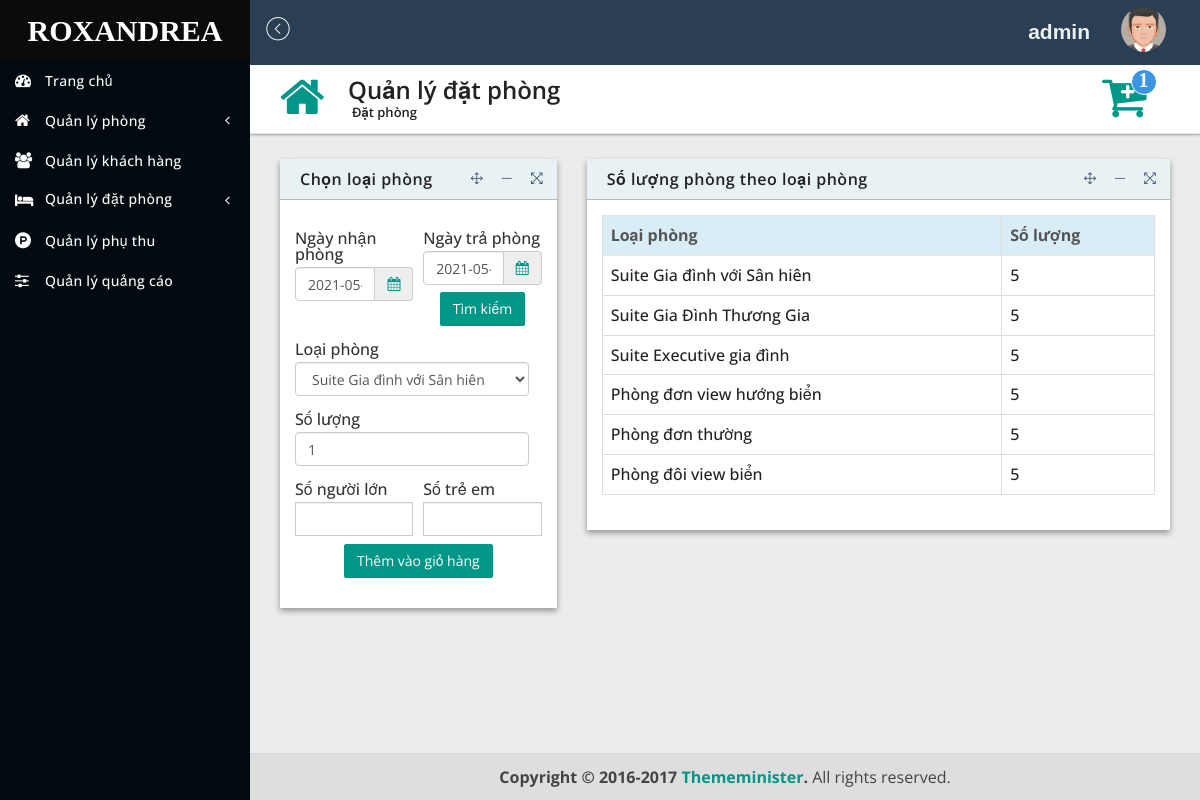
The page /?mod=book_room (signed in) on the database its author committed.
### tables this page shows
CREATE TABLE `roomtype` (
  `id` int(11) NOT NULL,
  `name` varchar(255) NOT NULL,
  `price` float NOT NULL,
  `image` varchar(255) NOT NULL,
  `price_sale` float NOT NULL,
  `date_in` date NOT NULL,
  `date_out` date NOT NULL
);

### libraries/database.php (called while the page is built, shortened)
<?php
function db_query($query_string) {
    global $conn;
    $result = mysqli_query($conn, $query_string);
    return $result;
}
function db_fetch_row($query_string) {
    $mysqli_result = db_query($query_string);
    $result = mysqli_fetch_assoc($mysqli_result);
    return $result;
}
function db_fetch_array($query_string) {
    $result = array();
    $mysqli_result = db_query($query_string);
    while ($row = mysqli_fetch_assoc($mysqli_result)) {
        $result[] = $row;
    }
    return $result;
}

### modules/book_room/models/indexModel.php (called while the page is built, shortened)
<?php
function get_list_room_type() {
    $result = db_fetch_array("SELECT roomtype.id,roomtype.name,COUNT(room.id)as count_room FROM `room`,`roomtype` WHERE room.typeCode=roomtype.id and state='0' GROUP BY room.typeCode");
    return $result;
}
function get_number_room_cart() {
    $result = db_fetch_row("SELECT SUM(`number_room`) AS sum_number_room FROM cart");
    return $result;
}
function check_date_now($datenow) {
    $result = db_fetch_array("SELECT Roomtype.id,Roomtype.name,(IFNULL(Roomtype.number_room-Detailbook.number_room,Roomtype.number_room)) AS number
FROM (SELECT room_type_id,SUM(number_room) AS number_room
	FROM `detailbook`
	WHERE detailbook.check_in <='{$datenow}' AND '{$datenow}' <= detailbook.check_out
    GROUP BY room_type_id) AS Detailbook RIGHT JOIN (SELECT roomtype.id,roomtype.name,COUNT(room.id) as number_room
            FROM `room`,`roomtype`
            WHERE room.typeCode=roomtype.id
            GROUP BY typeCode) AS Roomtype ON Detailbook.room_type_id=Roomtype.id");
    return $result;
}

### modules/book_room/controllers/indexController.php (called while the page is built, shortened)
<?php
function indexAction() {
    $get_list_room_type = get_list_room_type();
    $data['get_list_room_type'] = $get_list_room_type;
    if (empty(get_number_room_cart())) {
        $get_number_room_cart = 0;
    } else {
        $get_number_room_cart = get_number_room_cart();
    }
    $data['get_number_room_cart'] = $get_number_room_cart;
    $check_in_now = check_date_now(date("Y-m-d"));
    $data['check_in_now'] = $check_in_now;
    load_view('index', $data);
}

### core/appload.php (called while the page is built, shortened)
<?php
require CONFIGPATH . DIRECTORY_SEPARATOR . 'database.php';
require LIBPATH . DIRECTORY_SEPARATOR . 'database.php';
require COREPATH . DIRECTORY_SEPARATOR . 'base.php';
require COREPATH . DIRECTORY_SEPARATOR . 'router.php';

### index.php (called while the page is built, shortened)
<?php
require COREPATH.DIRECTORY_SEPARATOR.'appload.php';

### modules/book_room/views/indexView.php (the view, shortened to what this page needs)
<div class="content-wrapper">
    <section class="content-header clearfix">
        <div class="fl-left">
            <div class="header-icon">
                <i class="fa fa-home"></i>
            </div>
            <div class="header-title">
                <h1>Quản lý đặt phòng</h1>
                <small>Đặt phòng</small>
            </div>
        </div>
        <div class="fl-right cart-icon">
            <a href="?mod=book_room&action=cart" title="" id="btn-cart">
                <span class="hvr-buzz-out fa fa-cart-plus">
                    <span class="label label-primary num-order-cart"><?php
                        if (empty($get_number_room_cart['sum_number_room'])) {
                            echo 0;
                        }echo $get_number_room_cart['sum_number_room'];
                        ?></span>
                </span>
            </a>
        </div>
    </section>
    <section class="content">
        <div class="row">
            <div class="col-sm-4">
                <div class="panel lobidisable panel-bd">
                    <div class="panel-heading">
                        <div class="panel-title">
                            <h4>Chọn loại phòng</h4>
                        </div>
                    </div>
                    <div class="panel-body">
                        <form method="POST">
                            <div class="form-group">
                                <div class="form-group">
                                    <div class="field-wl">
                                        <label class="lbl-book">Ngày nhận phòng</label>
                                        <div class=" input-group date form_date">
                                            <input type="text" id='received-date' name="checkin_BookRoom"  class="form-control years" value="<?php if(isset($_POST['btn-search-roomtype'])){echo $_POST['checkin_BookRoom'];}else{echo date("Y-m-d");} ?>" /><span class="input-group-addon"><a><i class="fa fa-calendar"></i></a></span>
                                        </div>
                                    </div>
                                </div>
                                <div class="form-group">
                                    <div class="field-wr">
                                        <label class="lbl-book">Ngày trả phòng</label>
                                        <div class=" input-group date form_date">
                                            <input type="text" id='pay-date' name="checkout_BookRoom" class="form-control years" value="<?php if(isset($_POST['btn-search-roomtype'])){echo $_POST['checkout_BookRoom'];}else{echo date("Y-m-d");} ?>"/><span class="input-group-addon"><a><i class="fa fa-calendar"></i></a></span>
                                        </div>
                                    </div>
                                </div>
                                <div class="form-group text-center">
                                    <input type="submit" name="btn-search-roomtype" class="btn btn-add" value="Tìm kiếm"/>
                                </div>
                                <label class="lbl-book">Loại phòng</label>
                                <select class="form-control" name="roomType" id="roomType_select">
                                    <?php
                                    foreach ($get_list_room_type as $room_type) {
                                        ?>
                                        <option value="<?php echo $room_type['id']; ?>" count_room="<?php echo $room_type['count_room']; ?>"><?php echo $room_type['name']; ?></option>
                                        <?php
                                    }
                                    ?>
                                </select>
                            </div>
                            <div class="form-group">
                                <label class="lbl-book">Số lượng</label>
                                <input type="number" name="count_room" min="1" max="" value="1" class="form-control">
                            </div>
                            <div class="form-group">
                                <div class="field-wl">
                                    <label class="lbl-book">Số người lớn</label>
                                    <div class=" input-group date form_date">
                                        <input type="number"name="adults_BookRoom"  class="form-control" />
                                    </div>
                                </div>
                            </div>
                            <div class="form-group">
                                <div class="field-wr">
                                    <label class="lbl-book">Số trẻ em</label>
                                    <div class=" input-group date form_date">
                                        <input type="number" name="childrens_BookRoom" class="form-control"/>
                                    </div>
                                </div>
                            </div>
                            <div class="form-group text-center">
                                <input type="submit" name="btn-add-roomtype-cart" class="btn btn-add" value="Thêm vào giỏ hàng"/>
                            </div>
                        </form>
                    </div>
                </div>
            </div>
            <div class="col-sm-8">
                <div class="panel lobidisable panel-bd">
                    <div class="panel-heading">
                        <div class="panel-title">
                            <h4>Số lượng phòng theo loại phòng</h4>
                        </div>
                    </div>
                    <div class="panel-body">
                        <div class="table-responsive">
                            <table class="table table-bordered table-hover">
                                <thead>
                                    <tr class="info">
                                        <th>Loại phòng</th>
                                        <th>Số lượng</th>
                                    </tr>
                                </thead>
                                <tbody>
                                    <?php
                                    if (!isset($_POST['btn-search-roomtype'])) {
                                        foreach ($check_in_now as $room_type) {
                                            ?>
                                            <tr>
                                                <td><?php echo $room_type['name']; ?></td>
                                                <td><?php echo $room_type['number']; ?></td>
                                            </tr>
                                            <?php
                                        }
                                    }
                                    ?>
                                </tbody>
                            </table>
                        </div>
                    </div>
                </div>
            </div>
        </div>
    </section>
</div>

### core/base.php (shortened to what this page needs)
<?php
function get_module() {
    global $config;
    $module = isset($_GET['mod']) ? $_GET['mod'] : $config['default_module'];
    return $module;
}
function call_function($list_function = array()) {
    if (is_array($list_function)) {
        foreach ($list_function as $f) {
            if (function_exists($f())) {
                $f();
            }
        }
    }
}
function load_view($name, $data_send = array()) {
    $data = $data_send;
    $path = MODULESPATH . DIRECTORY_SEPARATOR . get_module() . DIRECTORY_SEPARATOR . 'views' . DIRECTORY_SEPARATOR . $name . 'View.php';
    if (file_exists($path)) {
        require $path;
    } else {
        echo "Không tìm thấy {$path}";
    }
}
function get_header($name = '') {
    global $data;
    if (empty($name)) {
        $name = 'header';
    } else {
        $name = "header-{$name}";
    }
    $path = LAYOUTPATH . DIRECTORY_SEPARATOR . $name . '.php';
    if (file_exists($path)) {
        if (is_array($data)) {
            foreach ($data as $key => $a) {
                $$key = $a;
            }
        }
        require $path;
    } else {
        echo "Không tìm thấy {$path}";
    }
}
function get_footer($name = '') {
    global $data;
    if (empty($name)) {
        $name = 'footer';
    } else {
        $name = "footer-{$name}";
    }
    $path = LAYOUTPATH . DIRECTORY_SEPARATOR . $name . '.php';
    if (file_exists($path)) {
        if (is_array($data)) {
            foreach ($data as $key => $a) {
                $$key = $a;
            }
        }
        require $path;
    } else {
        echo "Không tìm thấy {$path}";
    }
}
function get_sidebar($name = '') {
    global $data;
    if (empty($name)) {
        $name = 'sidebar';
    } else {
        $name = "sidebar-{$name}";
    }
    $path = LAYOUTPATH . DIRECTORY_SEPARATOR . $name . '.php';
    if (file_exists($path)) {
        if (is_array($data)) {
            foreach ($data as $key => $a) {
                $$key = $a;
            }
        }
        require $path;
    } else {
        echo "Không tìm thấy {$path}";
    }
}
?>

### public/css/style.css (style rules this page uses)
.fl-left { float: left; }
.fl-right { float: right; }
.cart-icon { font-size: 48px; color: #009688; width: 68px; margin-top: -4px; line-height: 0; }
.num-order-cart { position: absolute; top: -4px; right: -10px; line-height: 10px; padding: 5px 5px; border-radius: 50em; height: 26px; width: 26px; border: 1px solid #fff; font-size: 20px; }
.field-wl { float: left; width: 48%; margin-right: 4%; margin-bottom: 3%; }
.lbl-book { display: block; margin-bottom: 5px; font-weight: 500; color: #333; }
.field-wr { float: right; width: 48%; margin-bottom: 3%; }

### rows shown on the page
roomtype: name "Suite Gia đình với Sân hiên", number "5"
roomtype: name "Suite Gia Đình Thương Gia", number "5"
roomtype: name "Suite Executive gia đình", number "5"
roomtype: name "Phòng đơn view hướng biển", number "5"
roomtype: name "Phòng đơn thường", number "5"
roomtype: name "Phòng đôi view biển", number "5"

### other values the page prints
$get_number_room_cart['sum_number_room'] "1"
form field roomType "Suite Gia đình với Sân hiên"
